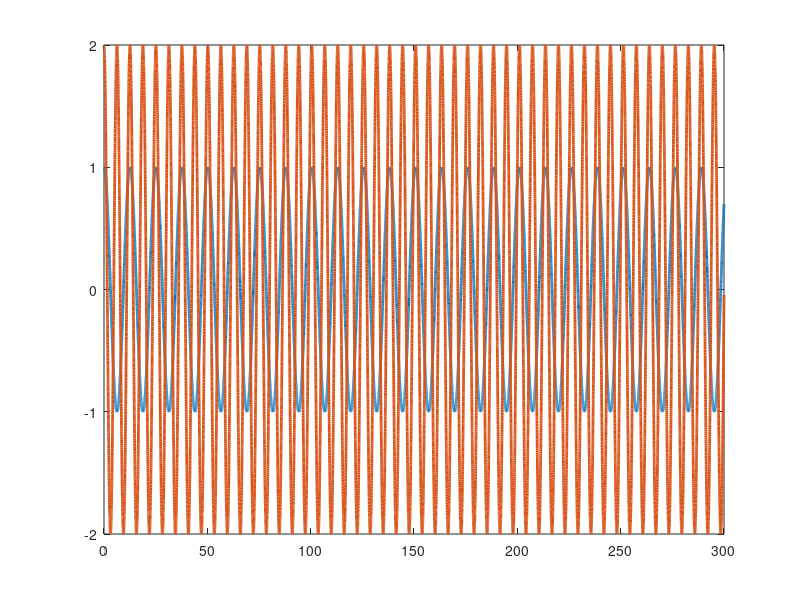

Here is the MATLAB script that generated this plot: (Note: this script raises an error after producing the figure.)
function RiseModular_4
%Set up dynamics for sim
p1       = 3.473;
p2       = 0.196;
p3       = 0.242;
f1       = 5.3;
f2       = 1.1;

theta    = [p1;p2;p3;f1;f2];

% Stacked parameter vector

% Simulation final time
tf   = 300;

% Initial condition vector (X0 must be same size and "form" as X and XDot below)
% (i.e., in this sim, X0 = [e1_0;e2_0;r_0;thetahat_0])

% define e2_0
e2_0     = [3;2];

X0   = [4;10;e2_0;3;2;1;1;1;1;1];



% define uf initial value
uf   = [2;2];

% define ydf initial value
Ydf =  [0;0;0;0;0;0;0;0;0;0];

% define the intergration part in RISE 
Rise_intergrate_1 = [0;0];
Rise_intergrate_2 = [0;0];

% X0   = [X0;uf;Ydf;Rise_intergrate_1;Rise_intergrate_2];
X0   = [X0;Rise_intergrate_1;Ydf]


% Options for integration function
opts = odeset('RelTol',exp(-3),'AbsTol',exp(-3));

% Integrate (you can send the paramters theta to the dynamics as seen below)
[t,STATES] = ode45(@(t,X) composite_rise4(t,X,theta),[0 tf],X0,opts);

% Set up desired trajectory data for plots (enter desired trajectory for your simulation)
qd = [cos(0.5*t) 2*cos(t)]';

% Parse integrated states (STATES is the same "form" as X0)
% (i.e., in this sim, STATES = [e r thetahat] over all time);
e1  = STATES(:,1:2)';
e2  = STATES(:,3:4)';
r  = STATES(:,5:6)';
thetaHat = STATES(:,7:11)';
Rise_intergrate_1  = STATES(:,12:13)';


% Compute x from e and xd for plotting purposes
q  = -e1 + qd;

% Plot the actual vs desired trajectories
figure(1)
plot(t,qd,'-','LineWidth',2)
hold on
ax = gca;
ax.ColorOrderIndex = 1;
plot(t,q,':','LineWidth',2)
hold off

figure(2)
plot(t,e1,'k-','LineWidth',2)


figure(3)
plot(t,repmat(theta,1,length(t)),':','LineWidth',2)
hold on
ax = gca;
ax.ColorOrderIndex = 1;
plot(t,thetaHat,'-','LineWidth',2)
hold off

index = 0;
global tau;
tau = [];
for i = t'
    index = index+1;
    qd       = [cos(0.5*i);2*cos(i)];
    qdDot    = [-0.5*sin(0.5*i); -2*sin(i)];
    qdDotDot = [-0.25*cos(0.5*i); -2*cos(i)];  
    cd2       = cos(qd(2));
    sd2       = sin(qd(2));
    yd11      = qdDotDot(1); 
    yd12      = qdDotDot(2); 
    yd13      = 2*cd2*qdDotDot(1)+cd2*qdDotDot(2)-sd2*qdDot(2)*qdDot(1)-sd2*(qdDot(1)+qdDot(2))*qdDot(2); %Enter the expression
    yd14      = qdDot(1); 
    yd15      = 0; 
    yd21      = 0; 
    yd22      = qdDotDot(1)+qdDotDot(2); 
    yd23      = cd2*qdDotDot(1)+sd2*qdDot(1)*qdDot(1); 
    yd24      = 0; 
    yd25      = qdDot(2); 
    Yd       = [yd11 yd12 yd13 yd14 yd15;yd21 yd22 yd23 yd24 yd25];
    K        = 5;
    u        = Yd*thetaHat(:,index) + (K+1)*e2(:,index) - (K+1)*e2_0 + Rise_intergrate_1(:,index);
    tau = horzcat(tau,u);
end

tausize = size(tau)
length_ = 1:tausize(2);
figure(4)
plot(length_,tau,'-','LineWidth',2)


figure(5)
plot(t,thetaHat-repmat(theta,1,length(t)),'-','LineWidth',2)
%}


function [XDot] = composite_rise4(t,X,theta)

% Parse parameter vector
p1 = theta(1);
p2 = theta(2);
p3 = theta(3);
f1 = theta(4);
f2 = theta(5);

e2_0     = [3;2];

% Select gains for controller
Ks        = 10; 
% K2       = 25;
a1       = 2; 
a2       = 3;
Beta     = 1; 
gamma = [10 0 0 0 0; ...
    0 1 0 0 0; ...
    0 0 1 0 0; ...
    0 0 0 10 0; ...
    0 0 0 0 1];   


% Desired trajectory and needed derivatives
qd       = [cos(0.5*t);2*cos(t)];
qdDot    = [-0.5*sin(0.5*t); -2*sin(t)];   %Enter the expression
qdDotDot = [-0.25*cos(0.5*t); -2*cos(t)];  %Enter the expression 
qdDotDotDot = [0.125*sin(0.5*t); 2*sin(t)];


% Parse current states (X is the same size and "form" as X0)
% (i.e., in this sim, X = [e;r;thetahat])
e1       = [X(1);X(2)];
e2       = [X(3);X(4)];
r        = [X(5);X(6)];
thetaHat = [X(7);X(8);X(9);X(10);X(11)];
% uf       = [X(12);X(13)];
Ydf      = [X(14),X(15),X(16),X(17),X(18);X(19),X(20),X(21),X(22),X(23)];
Rise_intergrate_1 = [X(12);X(13)];
% Rise_intergrate_2 = [X(26);X(27)];


% Compute current x and xDot for convenience
q        = -e1 + qd;
qDot     = -e2 + a1*e1 + qdDot;

% Compute cos(x2) and sin(x2) for convenience
c2       = cos(q(2));
s2       = sin(q(2));

% Compute current matrices for the dynamics 
% with interuption interruption Taud
M        = [p1 + 2*p3*c2 p2 + p3*c2;p2 + p3*c2 p2];
Vm       = [-p3*s2*qDot(2) -p3*s2*(qDot(1) + qDot(2));p3*s2*qDot(1) 0];
fd       = [f1 0;0 f2];

Taud     = [0; 0];

% Compute current regression matrix
cd2       = cos(qd(2));
sd2       = sin(qd(2));

yd11      = qdDotDot(1);
yd12      = qdDotDot(2); 
yd13      = 2*cd2*qdDotDot(1)+cd2*qdDotDot(2)-sd2*qdDot(2)*qdDot(1)-sd2*(qdDot(1)+qdDot(2))*qdDot(2); %Enter the expression
yd14      = qdDot(1); 
yd15      = 0; 
yd21      = 0; 
yd22      = qdDotDot(1)+qdDotDot(2);
yd23      = cd2*qdDotDot(1)+sd2*qdDot(1)*qdDot(1); 
yd24      = 0; 
yd25      = qdDot(2); 
Yd       = [yd11 yd12 yd13 yd14 yd15;yd21 yd22 yd23 yd24 yd25];


% Compute differential of regression matrix
ydDot11      = qdDotDotDot(1); 
ydDot12      = qdDotDotDot(2); 
ydDot13      = -2*sd2*qdDot(2)*qdDotDot(1)+2*cd2*qdDotDotDot(1) ...
    -sd2*qdDot(2)*qdDotDot(2) + cd2*qdDotDotDot(2) ...
    -cd2*qdDot(2)*qdDot(2)*qdDot(1) ...
    -sd2*qdDotDot(2)*qdDot(1)-sd2*qdDot(2)*qdDotDot(1) ...
    -cd2*qdDot(2)*(qdDot(1)+qdDot(2))*qdDot(2) ...
    -sd2*(qdDotDot(1)+qdDotDot(2))*qdDot(2) ...
    -sd2*(qdDot(1)+qdDot(2))*qdDotDot(2);
ydDot14      = qdDotDot(1);
ydDot15      = 0; 
ydDot21      = 0; 
ydDot22      = qdDotDotDot(1)+qdDotDotDot(2); 
ydDot23      = -sd2*qdDot(2)*qdDotDot(1) ...
    + cd2*qdDotDotDot(1) ...
    + cd2*qdDot(2)*qdDot(1)*qdDot(1) ...
    + 2*sd2*qdDotDot(1)*qdDot(1);
ydDot24      = 0; 
ydDot25      = qdDotDot(2); 
YdDot       = [ydDot11 ydDot12 ydDot13 ydDot14 ydDot15;ydDot21 ydDot22 ydDot23 ydDot24 ydDot25];


% Design RISE term
Rise_intergrate_1_Dot = (Ks+1)*a2*e2 + Beta*sign(e2);
miu1 = (Ks+1)*e2 - (Ks+1)*e2_0 + Rise_intergrate_1;

% Design input u
u = Yd*thetaHat + miu1;
e1Dot = e2 - a1*e1;
e2Dot = a1*e1Dot - M\(-Vm * qDot -fd*qDot + u - Taud) + qdDotDot;

% In this problem, we don't use rDot, but we suppose we can get 
% thetahatdot, and intergration of r can be approached with e2,
% and e2 is known. So in this case, we just use r for simplicty.
rDot = [0;0];  
r = e2Dot + a2*e2;

%% Design thetaHatDot


Ydf_dot = Beta*Yd -Beta*Ydf;
%{
uf_dot = Beta*u - Beta*uf;

ufhat = Ydf*thetaHat + Rise_intergrate_2;
E = uf - ufhat;
thetaHatDot = gamma*YdDot'*r + gamma*Ydf_dot'*E;
Rise_intergrate_2_Dot = K2*E + Beta*sign(E);
%}

thetaHatDot = gamma*YdDot'*r+ gamma*Ydf_dot'*r;

t

%%
Ydf_dot = reshape(Ydf_dot',[10,1]);
XDot        = [e1Dot;e2Dot;rDot;thetaHatDot; ...
    Rise_intergrate_1_Dot;Ydf_dot];